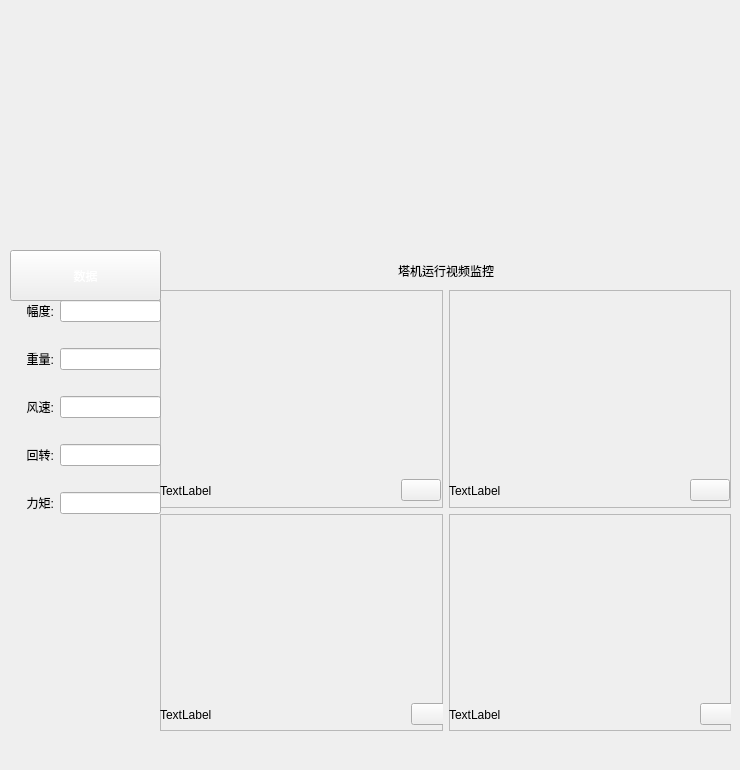
     <widget class="QWidget" name="tab_3">
      <attribute name="title">
       <string>防互撞监控</string>
      </attribute>
      <widget class="QWidget" name="verticalLayoutWidget_4">
       <property name="geometry">
        <rect>
         <x>20</x>
         <y>10</y>
         <width>711</width>
         <height>231</height>
        </rect>
       </property>
       <layout class="QVBoxLayout" name="verticalLayout_13"/>
      </widget>
      <widget class="QWidget" name="gridLayoutWidget_3">
       <property name="geometry">
        <rect>
         <x>160</x>
         <y>290</y>
         <width>571</width>
         <height>441</height>
        </rect>
       </property>
       <layout class="QGridLayout" name="gridLayout_3">
        <item row="1" column="1">
         <widget class="QFrame" name="frame_10">
          <property name="frameShape">
           <enum>QFrame::StyledPanel</enum>
          </property>
          <property name="frameShadow">
           <enum>QFrame::Raised</enum>
          </property>
          <widget class="QWidget" name="S1_widget_9" native="true">
           <property name="geometry">
            <rect>
             <x>0</x>
             <y>180</y>
             <width>291</width>
             <height>41</height>
            </rect>
           </property>
           <property name="styleSheet">
            <string notr="true">border-image: url(:/widget/Z_Mh.png);</string>
           </property>
           <layout class="QHBoxLayout" name="horizontalLayout_14">
            <item>
             <widget class="QLabel" name="label_40">
              <property name="styleSheet">
               <string notr="true">border-image: \*url();</string>
              </property>
              <property name="text">
               <string>TextLabel</string>
              </property>
             </widget>
            </item>
            <item>
             <spacer name="horizontalSpacer_14">
              <property name="orientation">
               <enum>Qt::Horizontal</enum>
              </property>
              <property name="sizeHint" stdset="0">
               <size>
                <width>40</width>
                <height>20</height>
               </size>
              </property>
             </spacer>
            </item>
            <item>
             <widget class="QPushButton" name="pushButton_15">
              <property name="styleSheet">
               <string notr="true">border-image: url(:/widget/Z_Xj.png);</string>
              </property>
              <property name="text">
               <string/>
              </property>
             </widget>
            </item>
           </layout>
          </widget>
         </widget>
        </item>
        <item row="0" column="1">
         <widget class="QFrame" name="frame_12">
          <property name="frameShape">
           <enum>QFrame::StyledPanel</enum>
          </property>
          <property name="frameShadow">
           <enum>QFrame::Raised</enum>
          </property>
          <widget class="QWidget" name="S1_widget_7" native="true">
           <property name="geometry">
            <rect>
             <x>0</x>
             <y>180</y>
             <width>281</width>
             <height>41</height>
            </rect>
           </property>
           <property name="styleSheet">
            <string notr="true">border-image: url(:/widget/Z_Mh.png);</string>
           </property>
           <layout class="QHBoxLayout" name="horizontalLayout_12">
            <item>
             <widget class="QLabel" name="label_38">
              <property name="styleSheet">
               <string notr="true">border-image: \*url();</string>
              </property>
              <property name="text">
               <string>TextLabel</string>
              </property>
             </widget>
            </item>
            <item>
             <spacer name="horizontalSpacer_12">
              <property name="orientation">
               <enum>Qt::Horizontal</enum>
              </property>
              <property name="sizeHint" stdset="0">
               <size>
                <width>40</width>
                <height>20</height>
               </size>
              </property>
             </spacer>
            </item>
            <item>
             <widget class="QPushButton" name="pushButton_13">
              <property name="styleSheet">
               <string notr="true">border-image: url(:/widget/Z_Xj.png);</string>
              </property>
              <property name="text">
               <string/>
              </property>
             </widget>
            </item>
           </layout>
          </widget>
         </widget>
        </item>
        <item row="0" column="0">
         <widget class="QFrame" name="frame_11">
          <property name="frameShape">
           <enum>QFrame::StyledPanel</enum>
          </property>
          <property name="frameShadow">
           <enum>QFrame::Raised</enum>
          </property>
          <widget class="QWidget" name="S1_widget_6" native="true">
           <property name="geometry">
            <rect>
             <x>0</x>
             <y>180</y>
             <width>281</width>
             <height>41</height>
            </rect>
           </property>
           <property name="styleSheet">
            <string notr="true">border-image: url(:/widget/Z_Mh.png);</string>
           </property>
           <layout class="QHBoxLayout" name="horizontalLayout_11">
            <item>
             <widget class="QLabel" name="label_37">
              <property name="styleSheet">
               <string notr="true">border-image: \*url();</string>
              </property>
              <property name="text">
               <string>TextLabel</string>
              </property>
             </widget>
            </item>
            <item>
             <spacer name="horizontalSpacer_11">
              <property name="orientation">
               <enum>Qt::Horizontal</enum>
              </property>
              <property name="sizeHint" stdset="0">
               <size>
                <width>40</width>
                <height>20</height>
               </size>
              </property>
             </spacer>
            </item>
            <item>
             <widget class="QPushButton" name="pushButton_12">
              <property name="styleSheet">
               <string notr="true">border-image: url(:/widget/Z_Xj.png);</string>
              </property>
              <property name="text">
               <string/>
              </property>
             </widget>
            </item>
           </layout>
          </widget>
         </widget>
        </item>
        <item row="1" column="0">
         <widget class="QFrame" name="frame_9">
          <property name="frameShape">
           <enum>QFrame::StyledPanel</enum>
          </property>
          <property name="frameShadow">
           <enum>QFrame::Raised</enum>
          </property>
          <widget class="QWidget" name="S1_widget_8" native="true">
           <property name="geometry">
            <rect>
             <x>0</x>
             <y>180</y>
             <width>291</width>
             <height>41</height>
            </rect>
           </property>
           <property name="styleSheet">
            <string notr="true">border-image: url(:/widget/Z_Mh.png);</string>
           </property>
           <layout class="QHBoxLayout" name="horizontalLayout_13">
            <item>
             <widget class="QLabel" name="label_39">
              <property name="styleSheet">
               <string notr="true">border-image: \*url();</string>
              </property>
              <property name="text">
               <string>TextLabel</string>
              </property>
             </widget>
            </item>
            <item>
             <spacer name="horizontalSpacer_13">
              <property name="orientation">
               <enum>Qt::Horizontal</enum>
              </property>
              <property name="sizeHint" stdset="0">
               <size>
                <width>40</width>
                <height>20</height>
               </size>
              </property>
             </spacer>
            </item>
            <item>
             <widget class="QPushButton" name="pushButton_14">
              <property name="styleSheet">
               <string notr="true">border-image: url(:/widget/Z_Xj.png);</string>
              </property>
              <property name="text">
               <string/>
              </property>
             </widget>
            </item>
           </layout>
          </widget>
         </widget>
        </item>
       </layout>
      </widget>
      <widget class="QWidget" name="widget_2" native="true">
       <property name="geometry">
        <rect>
         <x>160</x>
         <y>250</y>
         <width>571</width>
         <height>41</height>
        </rect>
       </property>
       <property name="styleSheet">
        <string notr="true">border-image: url(:/widget/Z_Sjym.png);</string>
       </property>
       <layout class="QHBoxLayout" name="horizontalLayout_15">
        <item>
         <spacer name="horizontalSpacer_15">
          <property name="orientation">
           <enum>Qt::Horizontal</enum>
          </property>
          <property name="sizeHint" stdset="0">
           <size>
            <width>40</width>
            <height>20</height>
           </size>
          </property>
         </spacer>
        </item>
        <item>
         <widget class="QLabel" name="label_41">
          <property name="styleSheet">
           <string notr="true">border-image: \*url();</string>
          </property>
          <property name="text">
           <string>塔机运行视频监控</string>
          </property>
         </widget>
        </item>
        <item>
         <spacer name="horizontalSpacer_17">
          <property name="orientation">
           <enum>Qt::Horizontal</enum>
          </property>
          <property name="sizeHint" stdset="0">
           <size>
            <width>40</width>
            <height>20</height>
           </size>
          </property>
         </spacer>
        </item>
       </layout>
      </widget>
      <widget class="QPushButton" name="pushButton_16">
       <property name="geometry">
        <rect>
         <x>10</x>
         <y>250</y>
         <width>151</width>
         <height>51</height>
        </rect>
       </property>
       <property name="styleSheet">
        <string notr="true">color: rgb(255, 255, 255);
border-image: url(:/widget/Z_Tb.png);
</string>
       </property>
       <property name="text">
        <string>数据</string>
       </property>
      </widget>
      <widget class="QWidget" name="widget_5" native="true">
       <property name="geometry">
        <rect>
         <x>160</x>
         <y>730</y>
         <width>571</width>
         <height>31</height>
        </rect>
       </property>
       <property name="styleSheet">
        <string notr="true">border-image: url(:/widget/Z_Spdm.png);</string>
       </property>
       <layout class="QHBoxLayout" name="horizontalLayout_18">
        <item>
         <spacer name="horizontalSpacer_20">
          <property name="orientation">
           <enum>Qt::Horizontal</enum>
          </property>
          <property name="sizeHint" stdset="0">
           <size>
            <width>40</width>
            <height>20</height>
           </size>
          </property>
         </spacer>
        </item>
        <item>
         <spacer name="horizontalSpacer_21">
          <property name="orientation">
           <enum>Qt::Horizontal</enum>
          </property>
          <property name="sizeHint" stdset="0">
           <size>
            <width>40</width>
            <height>20</height>
           </size>
          </property>
         </spacer>
        </item>
       </layout>
      </widget>
      <widget class="QWidget" name="form2_Widget" native="true">
       <property name="geometry">
        <rect>
         <x>20</x>
         <y>300</y>
         <width>141</width>
         <height>461</height>
        </rect>
       </property>
       <layout class="QFormLayout" name="formLayout_5">
        <item row="0" column="0">
         <widget class="QLabel" name="label_53">
          <property name="text">
           <string>  幅度:</string>
          </property>
         </widget>
        </item>
        <item row="0" column="1">
         <widget class="QLineEdit" name="lineEdit_24"/>
        </item>
        <item row="1" column="0" colspan="2">
         <widget class="QLabel" name="label_6">
          <property name="styleSheet">
           <string notr="true">border-image: url(:/widget/Z_Fd.png);</string>
          </property>
          <property name="text">
           <string/>
          </property>
         </widget>
        </item>
        <item row="2" column="0">
         <widget class="QLabel" name="label_54">
          <property name="text">
           <string>  重量:</string>
          </property>
         </widget>
        </item>
        <item row="2" column="1">
         <widget class="QLineEdit" name="lineEdit_25"/>
        </item>
        <item row="3" column="0" colspan="2">
         <widget class="QLabel" name="label_7">
          <property name="styleSheet">
           <string notr="true">border-image: url(:/widget/Z_Zl.png);</string>
          </property>
          <property name="text">
           <string/>
          </property>
         </widget>
        </item>
        <item row="4" column="0">
         <widget class="QLabel" name="label_55">
          <property name="text">
           <string>  风速:</string>
          </property>
         </widget>
        </item>
        <item row="4" column="1">
         <widget class="QLineEdit" name="lineEdit_26"/>
        </item>
        <item row="5" column="0" colspan="2">
         <widget class="QLabel" name="label_8">
          <property name="styleSheet">
           <string notr="true">border-image: url(:/widget/Z_Fs.png);</string>
          </property>
          <property name="text">
           <string/>
          </property>
         </widget>
        </item>
        <item row="6" column="0">
         <widget class="QLabel" name="label_56">
          <property name="text">
           <string>  回转:</string>
          </property>
         </widget>
        </item>
        <item row="6" column="1">
         <widget class="QLineEdit" name="lineEdit_27"/>
        </item>
        <item row="7" column="0" colspan="2">
         <widget class="QLabel" name="label_9">
          <property name="styleSheet">
           <string notr="true">border-image: url(:/widget/Z_Hz.png);</string>
          </property>
          <property name="text">
           <string/>
          </property>
         </widget>
        </item>
        <item row="8" column="0">
         <widget class="QLabel" name="label_57">
          <property name="text">
           <string>  力矩:</string>
          </property>
         </widget>
        </item>
        <item row="8" column="1">
         <widget class="QLineEdit" name="lineEdit_28"/>
        </item>
        <item row="9" column="0" colspan="2">
         <widget class="QLabel" name="label_10">
          <property name="styleSheet">
           <string notr="true">border-image: url(:/widget/Z_Lj.png);</string>
          </property>
          <property name="text">
           <string/>
          </property>
         </widget>
        </item>
       </layout>
      </widget>
     </widget>
